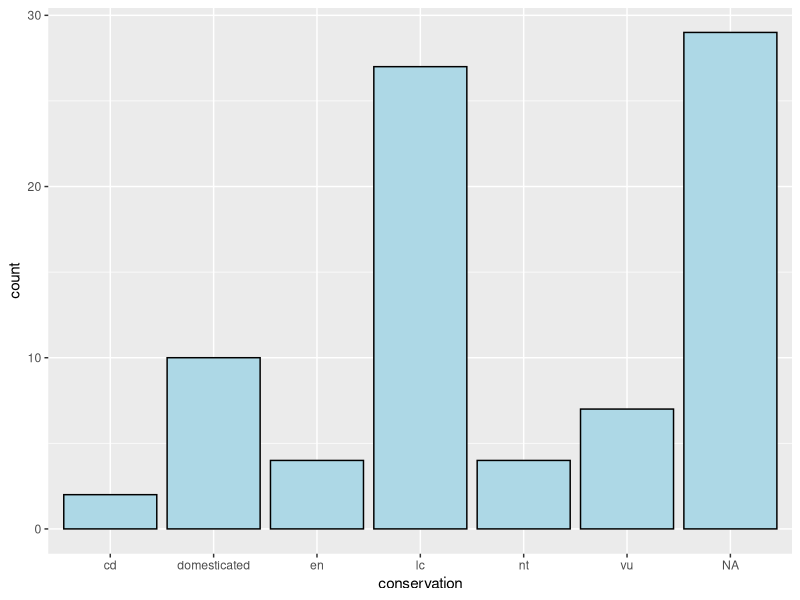
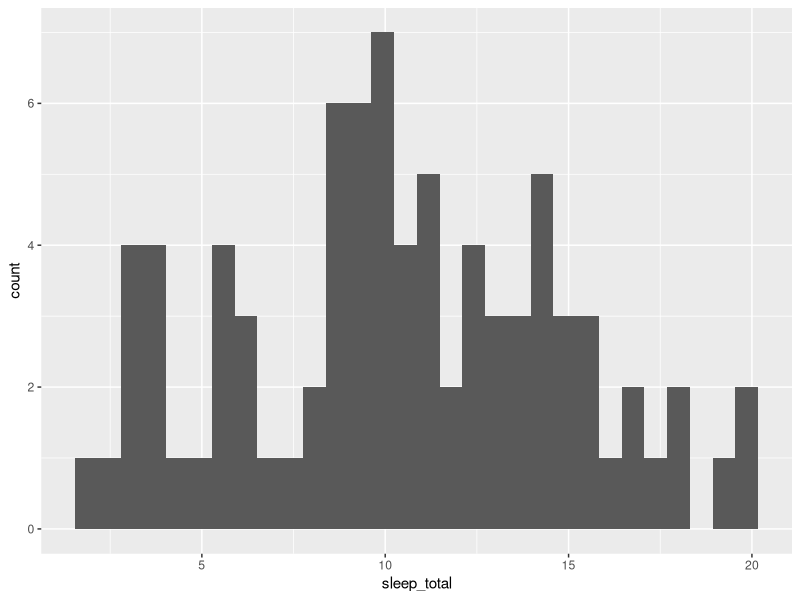
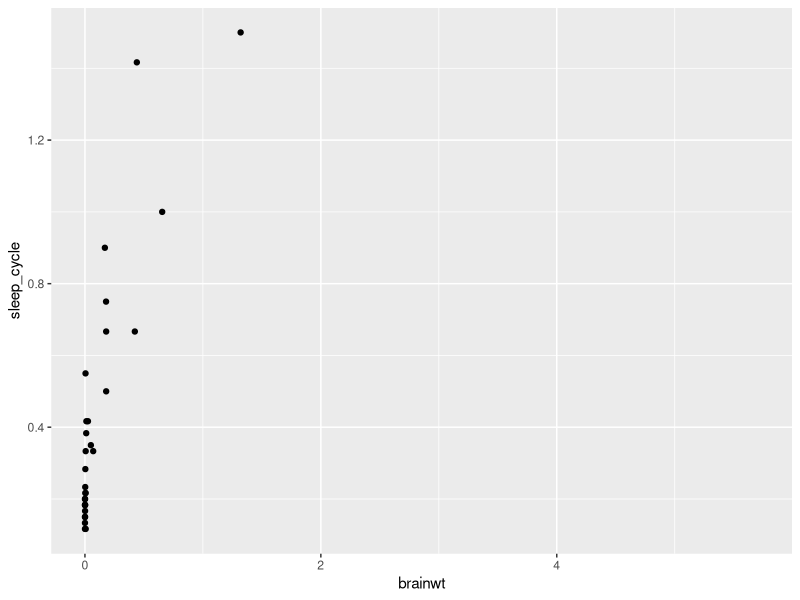
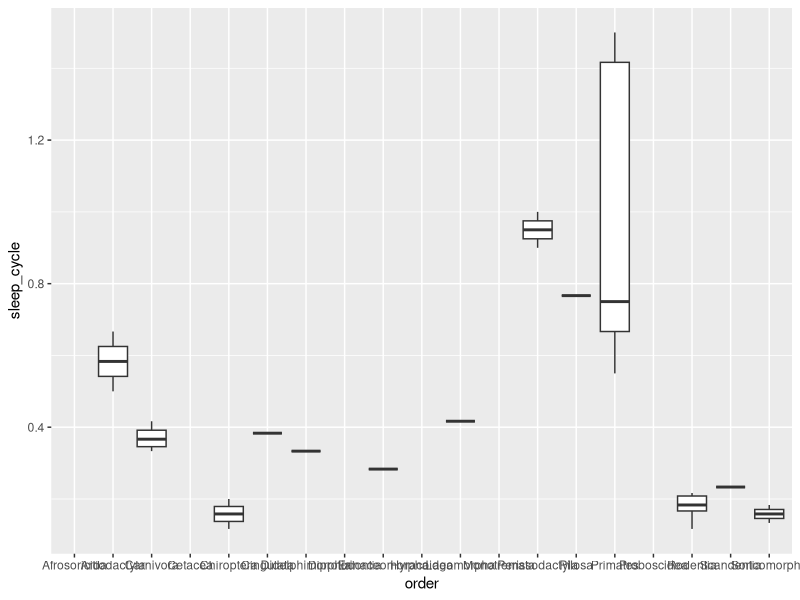

Here is the R script that generated these plots, in order:
## ---- chunk 1
knitr::opts_chunk$set(echo = TRUE)
## ---- chunk 2
library("ggplot2")
msleep
## ---- chunk 3
ggplot(data = msleep, aes(x =conservation)) +
geom_bar(fill = "lightblue", colour = "black")
## ---- chunk 4
ggplot(data = msleep, aes(x = sleep_total)) +geom_histogram()
## ---- chunk 5
ggplot(data = msleep, aes(x =brainwt, y=sleep_cycle)) +
geom_point()
## ---- chunk 6
ggplot(msleep, aes(x=order, y=sleep_cycle)) +
geom_boxplot()
